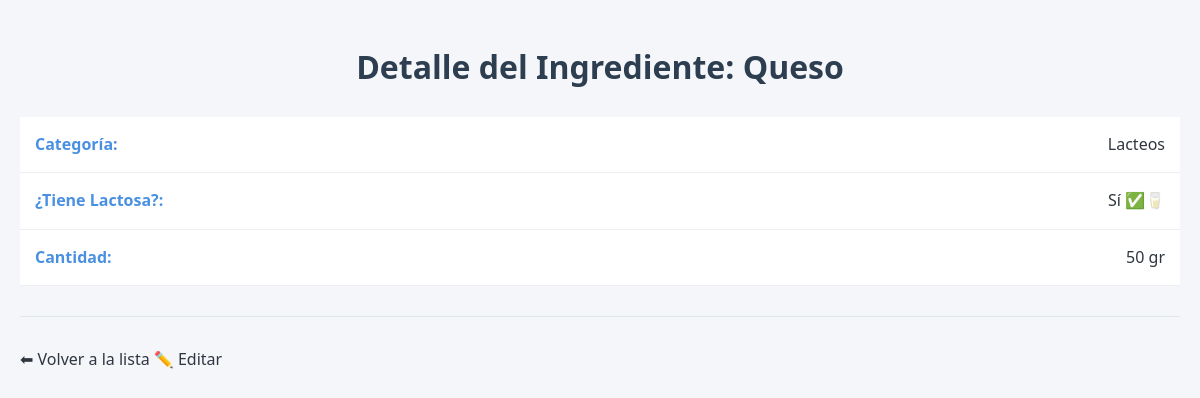
The page /ingredientes/2 on the database its author committed.
### recetasApp/models.py (models this page shows, shortened)
class Ingrediente(models.Model):
    nombre=models.CharField(max_length=100)
    categoria=models.ForeignKey(CategoriaIngrediente, on_delete=models.CASCADE)
    lactosa=models.ForeignKey(Lactosa, on_delete=models.CASCADE,default=False)
    cantidad=models.ForeignKey(Cantidad, on_delete=models.CASCADE)

class CategoriaIngrediente(models.Model):
    nombre=models.CharField(max_length=100)

class Cantidad(models.Model):
    cantidad=models.IntegerField()

### recetasApp/views.py (the view)
# urls.py: path('ingredientes/<int:pk>', views.ingrediente_detalle, name='ingrediente_detalle'),
def ingrediente_detalle(request, pk):
    ingrediente = get_object_or_404(Ingrediente, pk=pk)
    return render(request, 'recetasApp/ingrediente_detalle.html', {'ingrediente': ingrediente})

### recetasApp/templates/recetasApp/ingrediente_detalle.html
{% extends 'recetasApp/base.html' %}
{% block content %}
    <h1>Detalle del Ingrediente: {{ ingrediente.nombre }}</h1>
    <ul>
        <li><strong>Categoría:</strong> {{ ingrediente.categoria.nombre }}</li>
        <li><strong>¿Tiene Lactosa?:</strong> {% if ingrediente.lactosa.lactosa %} Sí ✅🥛 {% else %} No 🚫 {% endif %}</li>
        <li><strong>Cantidad:</strong> {{ ingrediente.cantidad.cantidad }} gr</li>
    </ul>
    <hr>
    <a href="{% url 'ingredientes_list' %}">⬅ Volver a la lista</a>
    <a href="{% url 'ingrediente_editar' pk=ingrediente.pk %}">✏️ Editar</a>
{% endblock %}

### recetasApp/static/recetasApp/style.css (style rules this page uses)
:root { --primary-color: #4a90e2; --secondary-color: #f5f6fa; --text-color: #2f3640; --accent-color: #2ecc71; --danger-color: #e74c3c; --warning-color: #f1c40f; --border-radius: 8px; --shadow: 0 4px 6px rgba(0, 0, 0, 0.1); }
body { font-family: 'Segoe UI', Roboto, Helvetica, Arial, sans-serif; background-color: var(--secondary-color); color: var(--text-color); line-height: 1.6; margin: 0; padding: 20px; }
h1, h2 { color: #2c3e50; text-align: center; font-weight: 600; margin-bottom: 1.5rem; }
a { text-decoration: none; color: inherit; }
hr { border: 0; height: 1px; background: #dfe6e9; margin: 30px 0; }
ul { list-style: none; padding: 0; }
ul li { background: white; border-bottom: 1px solid #eee; padding: 15px; display: flex; justify-content: space-between; }
ul li strong { color: var(--primary-color); }

### rows shown on the page
Ingrediente: nombre "Queso", categoria.nombre "Lacteos", cantidad.cantidad "50"
